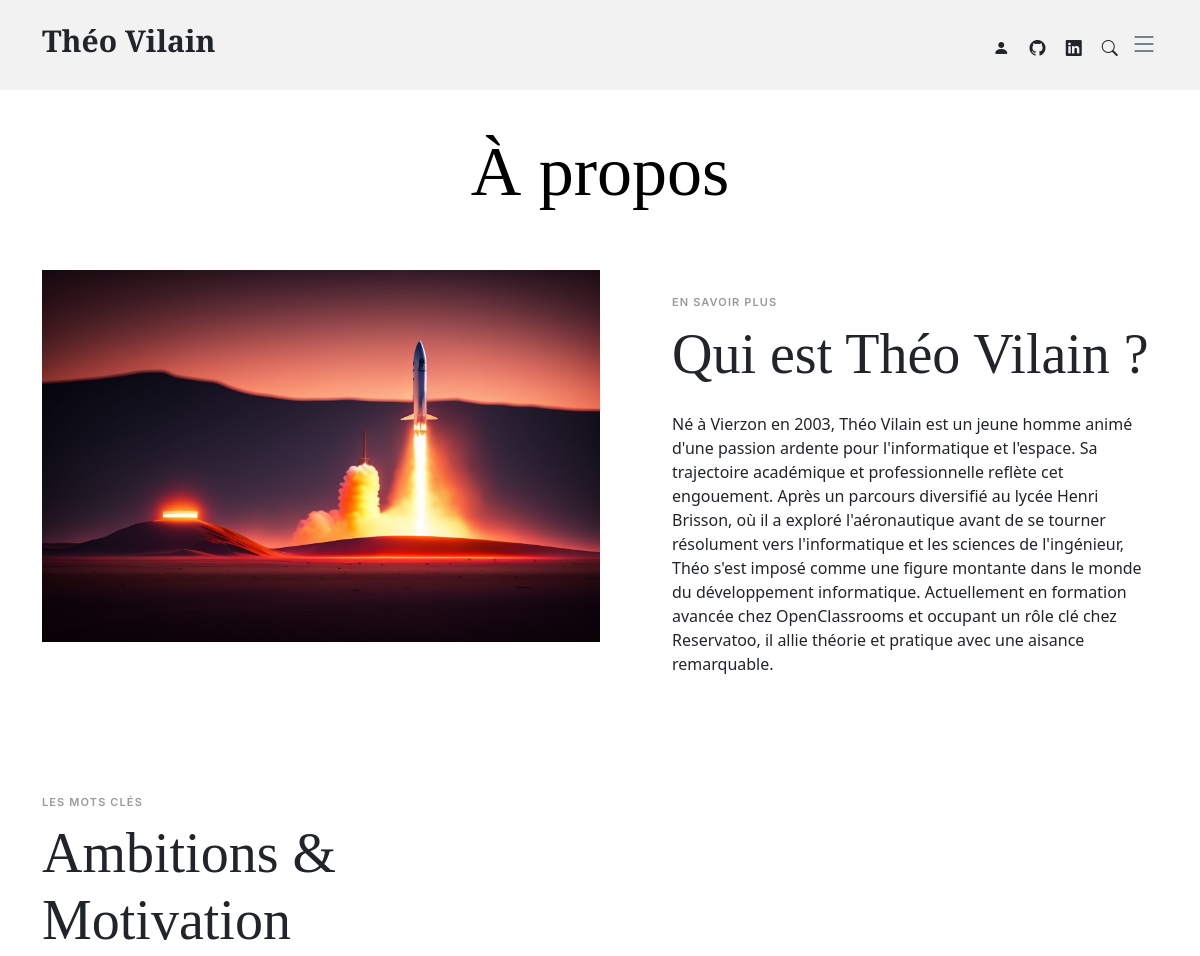
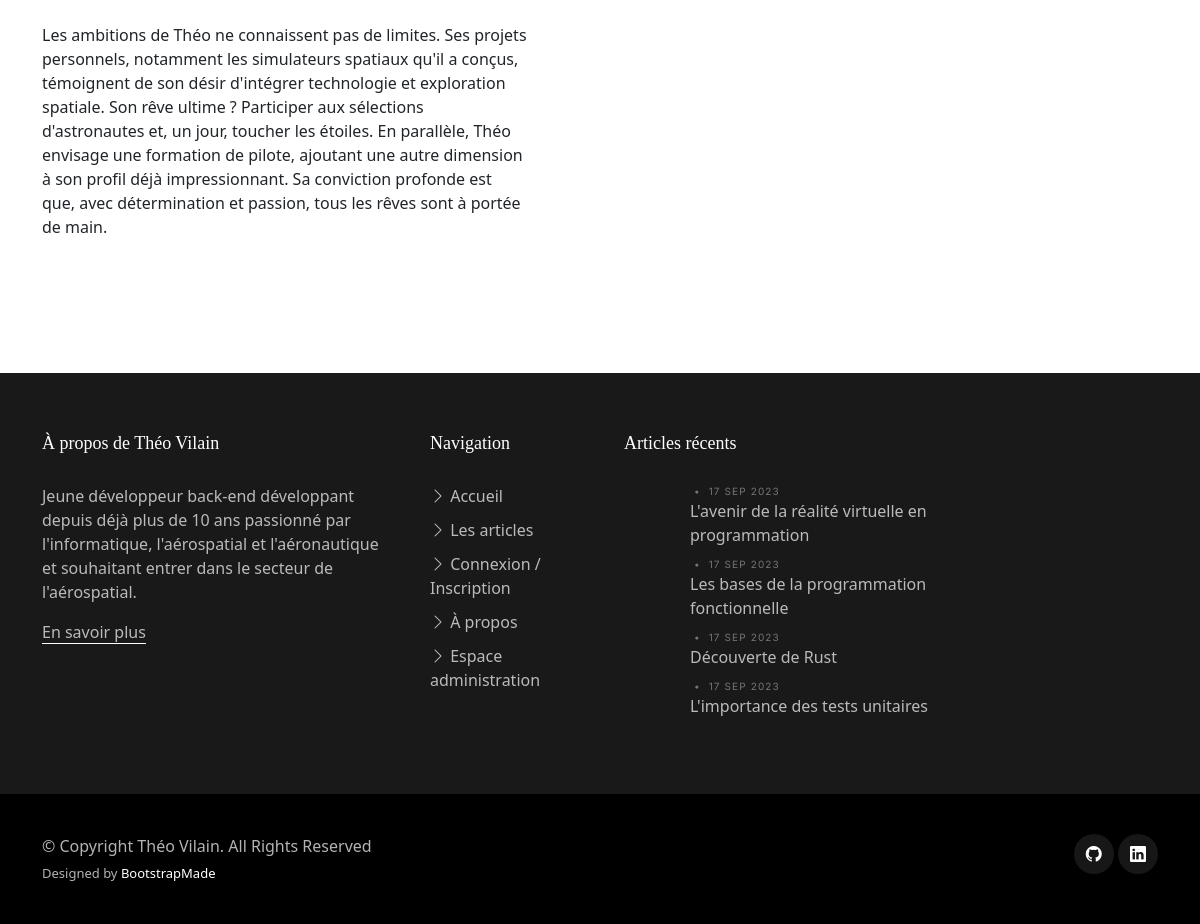
Page /pages/a-propos.php on the committed database (2 pictures, top to bottom).
### tables this page shows
CREATE TABLE IF NOT EXISTS `posts` (
  `id` int NOT NULL AUTO_INCREMENT,
  `title` longtext NOT NULL,
  `content` longtext NOT NULL,
  `chapo` longtext,
  `author_id` int DEFAULT NULL,
  `slug` longtext NOT NULL,
  `last_modified` timestamp NULL DEFAULT CURRENT_TIMESTAMP ON UPDATE CURRENT_TIMESTAMP,
  PRIMARY KEY (`id`),
  KEY `author_id` (`author_id`)
);

### assets/php/Articles.php (called while the page is built, shortened)
<?php
class Articles
{
    private $database;
    public function __construct($host, $dbname, $user, $pass)
    {
        try {
            $this->database = new PDO('mysql:host=' . $host . ';dbname=' . $dbname, $user, $pass);
            $this->database->setAttribute(PDO::ATTR_ERRMODE, PDO::ERRMODE_EXCEPTION);
        } catch (PDOException $e) {
            error_log('Erreur de connexion: ' . $e->getMessage());
        }
    }
    public function getRecentArticles(Int $limit)
    {
        $query = "SELECT * FROM posts ORDER BY last_modified DESC LIMIT :limit";
        $stmt = $this->database->prepare($query);
        $stmt->bindParam(':limit', $limit, PDO::PARAM_INT);
        $stmt->execute();
        return $stmt->fetchAll();
    }
}

### pages/a-propos.php (the view, shortened to what this page needs)
<?php
require '../assets/php/Articles.php';
$articlesInstance = new Articles($_ENV['DB_HOST'], $_ENV['DB_NAME'], $_ENV['DB_USER'], $_ENV['DB_PASS']);
$footerArticles = $articlesInstance->getRecentArticles(4);
?>
<!DOCTYPE html>
<html lang="fr">
<head>
  <link href="assets/vendor/bootstrap/css/bootstrap.min.css" rel="stylesheet">
  <link href="assets/vendor/bootstrap-icons/bootstrap-icons.css" rel="stylesheet">
  <link href="assets/vendor/swiper/swiper-bundle.min.css" rel="stylesheet">
  <link href="assets/vendor/glightbox/css/glightbox.min.css" rel="stylesheet">
  <link href="assets/vendor/aos/aos.css" rel="stylesheet">
  <link href="assets/css/variables.css" rel="stylesheet">
  <link href="assets/css/main.css" rel="stylesheet">
</head>
<body>
  <header id="header" class="header d-flex align-items-center fixed-top">
    <div class="container-fluid container-xl d-flex align-items-center justify-content-between">
      <a href="/" class="logo d-flex align-items-center">
        <h1>Théo Vilain</h1>
      </a>
      <div class="position-relative">
        <?php
        if (isset($_SESSION) && isset($_SESSION['id'])) {
          $userInfos = $articlesInstance->getAuthorById($_SESSION['id']);
          if ($userInfos['role'] === "admin") {
            echo '<a href="/admin" class="mx-2"><span class="bi-pencil-fill"></span></a>';
            echo '<a href="/auth" class="mx-2"><span class="bi-person-fill"></span></a>';
          } else {
            echo '<a href="/auth" class="mx-2"><span class="bi-person-fill"></span></a>';
          }
        } else {
          echo '<a href="/auth" class="mx-2"><span class="bi-person-fill"></span></a>';
        }
        ?>
        <a href="https://github.com/Teyk0o" target="_blank" class="mx-2"><span class="bi-github"></span></a>
        <a href="https://www.linkedin.com/in/th%C3%A9o-vilain/" target="_blank" class="mx-2"><span class="bi-linkedin"></span></a>
        <a href="#" class="mx-2 js-search-open"><span class="bi-search"></span></a>
        <i class="bi bi-list mobile-nav-toggle"></i>
      </div>
    </div>
  </header>
  <main id="main">
    <section>
      <div class="container" data-aos="fade-up">
        <div class="row">
          <div class="col-lg-12 text-center mb-5">
            <h1 class="page-title">À propos</h1>
          </div>
        </div>
        <div class="row mb-5">
          <div class="d-md-flex post-entry-2 half">
            <a href="#" class="me-4 thumbnail">
              <img src="assets/img/post-slide-2.jpg" alt="" class="img-fluid">
            </a>
            <div class="ps-md-5 mt-4 mt-md-0">
              <div class="post-meta mt-4">En savoir plus</div>
              <h2 class="mb-4 display-4">Qui est Théo Vilain ?</h2>
              <p>Né à Vierzon en 2003, Théo Vilain est un jeune homme animé d'une passion ardente pour l'informatique et l'espace. Sa trajectoire académique et professionnelle reflète cet engouement. Après un parcours diversifié au lycée Henri Brisson, où il a exploré l'aéronautique avant de se tourner résolument vers l'informatique et les sciences de l'ingénieur, Théo s'est imposé comme une figure montante dans le monde du développement informatique. Actuellement en formation avancée chez OpenClassrooms et occupant un rôle clé chez Reservatoo, il allie théorie et pratique avec une aisance remarquable.</p>
            </div>
          </div>
          <div class="d-md-flex post-entry-2 half mt-5">
            <a href="#" class="me-4 thumbnail order-2">
            </a>
            <div class="pe-md-5 mt-4 mt-md-0">
              <div class="post-meta mt-4">Les mots clés</div>
              <h2 class="mb-4 display-4">Ambitions &amp; Motivation</h2>
              <p>Les ambitions de Théo ne connaissent pas de limites. Ses projets personnels, notamment les simulateurs spatiaux qu'il a conçus, témoignent de son désir d'intégrer technologie et exploration spatiale. Son rêve ultime ? Participer aux sélections d'astronautes et, un jour, toucher les étoiles. En parallèle, Théo envisage une formation de pilote, ajoutant une autre dimension à son profil déjà impressionnant. Sa conviction profonde est que, avec détermination et passion, tous les rêves sont à portée de main.</p>
            </div>
          </div>
        </div>
      </div>
    </section>
  </main>
  <footer id="footer" class="footer">
    <div class="footer-content">
      <div class="container">
        <div class="row g-5">
          <div class="col-lg-4">
            <h3 class="footer-heading">À propos de Théo Vilain</h3>
            <p>Jeune développeur back-end développant depuis déjà plus de 10 ans passionné par l'informatique, l'aérospatial et l'aéronautique et souhaitant entrer dans le secteur de l'aérospatial.</p>
            <p><a href="/a-propos" class="footer-link-more">En savoir plus</a></p>
          </div>
          <div class="col-6 col-lg-2">
            <h3 class="footer-heading">Navigation</h3>
            <ul class="footer-links list-unstyled">
              <li><a href="/"><i class="bi bi-chevron-right"></i> Accueil</a></li>
              <li><a href="/articles"><i class="bi bi-chevron-right"></i> Les articles</a></li>
              <li><a href="/auth"><i class="bi bi-chevron-right"></i> Connexion / Inscription</a></li>
              <li><a href="/a-propos"><i class="bi bi-chevron-right"></i> À propos</a></li>
              <li><a href="/admin"><i class="bi bi-chevron-right"></i> Espace administration</a></li>
            </ul>
          </div>
          <div class="col-lg-4">
            <h3 class="footer-heading">Articles récents</h3>
            <ul class="footer-links footer-blog-entry list-unstyled">
                <?php
                  foreach ($footerArticles as $articleFooter) {
                    $footerArticleDate = new DateTime($articleFooter['last_modified']);
                    $formattedfooterArticleDate = $footerArticleDate->format('d M Y');
                    echo '<li>
                      <a href="/article/'.htmlspecialchars($articleFooter['slug'], ENT_QUOTES, 'UTF-8').'" class="d-flex align-items-center">
                        <img src="assets/img/illu-post.jpg" alt="" class="img-fluid me-3">
                        <div>
                          <div class="post-meta d-block"> <span class="mx-1">&bullet;</span> <span>'.htmlspecialchars($formattedfooterArticleDate, ENT_QUOTES, 'UTF-8').'</span></div>
                          <span>'.htmlspecialchars($articleFooter['title'], ENT_QUOTES, 'UTF-8').'</span>
                        </div>
                      </a>
                    </li>';
                  }
                ?>
            </ul>
          </div>
        </div>
      </div>
    </div>
    <div class="footer-legal">
      <div class="container">
        <div class="row justify-content-between">
          <div class="col-md-6 text-center text-md-start mb-3 mb-md-0">
            <div class="copyright">
              © Copyright <strong><span>Théo Vilain</span></strong>. All Rights Reserved
            </div>
            <div class="credits">
              Designed by <a href="https://bootstrapmade.com/">BootstrapMade</a>
            </div>
          </div>
          <div class="col-md-6">
            <div class="social-links mb-3 mb-lg-0 text-center text-md-end">
              <a href="https://github.com/Teyk0o" target="_blank" class="github"><i class="bi bi-github"></i></a>
              <a href="https://www.linkedin.com/in/th%C3%A9o-vilain/" target="_blank" class="linkedin"><i class="bi bi-linkedin"></i></a>
            </div>
          </div>
        </div>
      </div>
    </div>
  </footer>
</body>
</html>

### assets/css/variables.css (style rules this page uses)
:root { --font-default: 'EB Garamond', system-ui, -apple-system, "Segoe UI", Roboto, "Helvetica Neue", Arial, "Noto Sans", "Liberation Sans", sans-serif, "Apple Color Emoji", "Segoe UI Emoji", "Segoe UI Symbol", "Noto Color Emoji"; --font-primary: 'EB Garamond', serif; --font-secondary: 'Inter', sans-serif; --color-default: #212529; --color-default-rgb: 33, 37, 41; --color-links: #212529; --color-links-hover: #15171a; --color-primary: #212529; --color-primary-light: #26282c; --color-primary-dark: #0b0c0e; --color-primary-rgb: 33, 37, 41; --color-primary-light-rgb: 38, 40, 44; --color-primary-dark-rgb: 11, 12, 14; --color-secondary: #596d80; --color-secondary-light: #8498aa; --color-secondary-dark: #404f5c; --color-secondary-rgb: 89, 109, 128; --color-secondary-light-rgb: 132, 152, 170; --color-secondary-dark-rgb: 64, 79, 92; --color-blue: #0d6efd; --color-blue-rgb: 13, 110, 253; --color-indigo: #6610f2; --color-indigo-rgb: 102, 16, 242; --color-purple: #6f42c1; --color-purple-rgb: 111, 66, 193; --color-pink: #f3268c; --color-pink-rgb: 243, 38, 140; --color-red: #df1529; --color-red-rgb: 223, 21, 4; --color-orange: #fd7e14; --color-orange-rgb: 253, 126, 20; --color-yellow: #ffc107; --color-yellow-rgb: 255, 193, 7; --color-green: #059652; --color-green-rgb: 5, 150, 82; --color-teal: #20c997; --color-teal-rgb: 32, 201, 151; --color-cyan: #0dcaf0; --color-cyan-rgb: 13, 202, 240; --color-white: #ffffff; --color-white-rgb: 255, 255, 255; --color-gray: #6c757d; --color-gray-rgb: 108, 117, 125; --color-black: #000000; --color-black-rgb: 0, 0, 0; }
:root { --bs-blue: var(--color-blue); --bs-indigo: var(--color-indigo); --bs-purple: var(--color-purple); --bs-pink: var(--color-pink); --bs-red: var(--color-red); --bs-orange: var(--color-orange); --bs-yellow: var(--color-yellow); --bs-green: var(--color-green); --bs-teal: var(--color-teal); --bs-cyan: var(--color-cyan); --bs-white: var(--color-white); --bs-gray: var(--color-gray); --bs-gray-dark: #343a40; --bs-gray-100: #f8f9fa; --bs-gray-200: #e9ecef; --bs-gray-300: #dee2e6; --bs-gray-400: #ced4da; --bs-gray-500: #adb5bd; --bs-gray-600: #6c757d; --bs-gray-700: #495057; --bs-gray-800: #343a40; --bs-gray-900: #212529; --bs-primary: var(--color-blue); --bs-secondary: var(--color-blue); --bs-success: #198754; --bs-info: #0dcaf0; --bs-warning: #ffc107; --bs-danger: #dc3545; --bs-light: #f8f9fa; --bs-dark: #212529; --bs-primary-rgb: var(--color-primary-rgb); --bs-secondary-rgb: var(--color-secondary-rgb); --bs-success-rgb: 25, 135, 84; --bs-info-rgb: 13, 202, 240; --bs-warning-rgb: 255, 193, 7; --bs-danger-rgb: 220, 53, 69; --bs-light-rgb: 248, 249, 250; --bs-dark-rgb: 33, 37, 41; --bs-white-rgb: var(--color-white-rgb); --bs-black-rgb: var(--color-black-rgb); --bs-body-color-rgb: var(--color-default-rgb); --bs-body-bg-rgb: 255, 255, 255; --bs-font-sans-serif: var(--font-default); --bs-font-monospace: SFMono-Regular, Menlo, Monaco, Consolas, "Liberation Mono", "Courier New", monospace; --bs-gradient: linear-gradient(180deg, rgba(255, 255, 255, 0.15), rgba(255, 255, 255, 0)); --bs-body-font-family: var(--font-default); --bs-body-font-size: 1rem; --bs-body-font-weight: 400; --bs-body-line-height: 1.5; --bs-body-color: var(--color-default); --bs-body-bg: #fff; }

### rows in the picture
posts: last_modified "17 SEP 2023", title "L'avenir de la réalité virtuelle en programmation"
posts: last_modified "17 SEP 2023", title "Les bases de la programmation fonctionnelle"
posts: last_modified "17 SEP 2023", title "Découverte de Rust"
posts: last_modified "17 SEP 2023", title "L'importance des tests unitaires"
